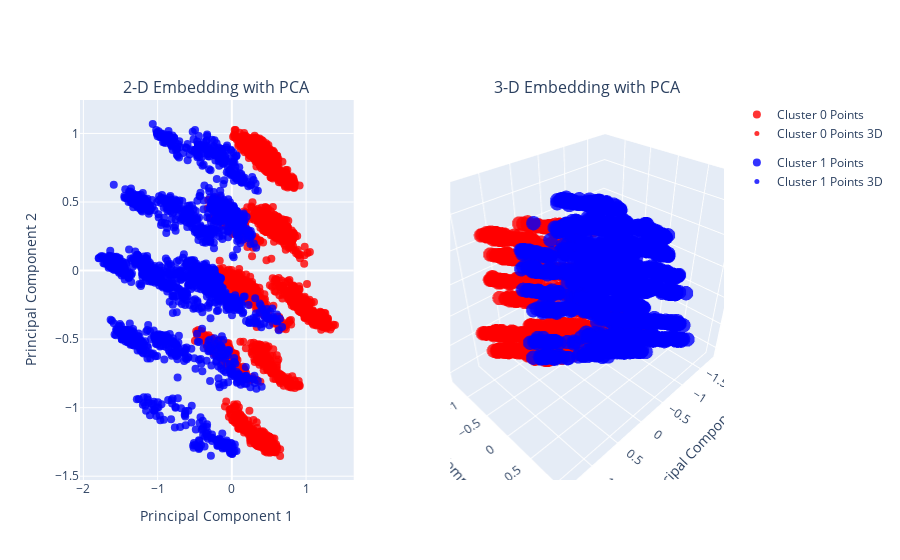
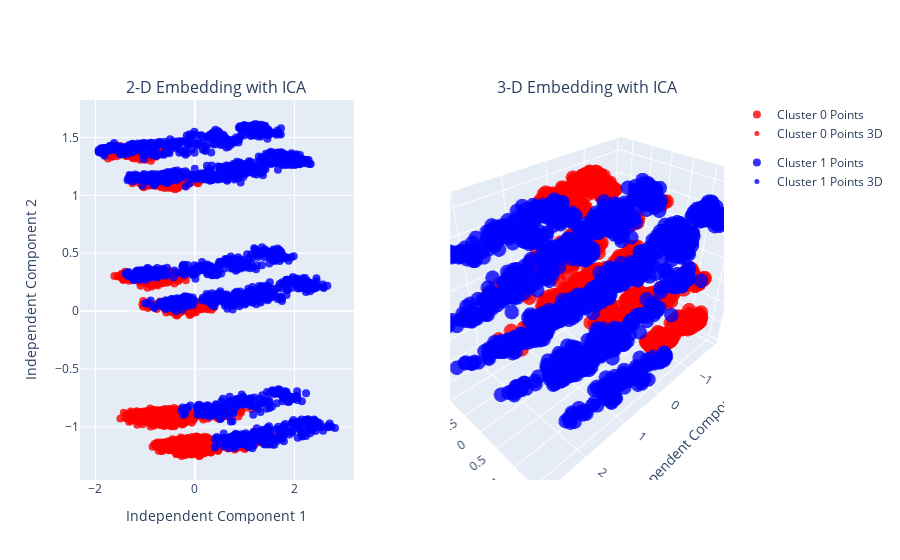

The cell these charts' notebook holds for them, in order:
### Code cell
from sklearn_extra.cluster import KMedoids

# Perform k-means clustering
kmeans = KMedoids(n_clusters=2, random_state=42)
kmeans.fit(custom_dist)
kmeans_clusters2 = kmeans.predict(custom_dist)


# Perform k-means clustering
kmeans = KMedoids(n_clusters=3, random_state=42)
kmeans.fit(custom_dist)
kmeans_clusters3 = kmeans.predict(custom_dist)

# Perform k-means clustering
kmeans = KMedoids(n_clusters=4, random_state=42)
kmeans.fit(custom_dist)
kmeans_clusters4 = kmeans.predict(custom_dist)

# Choose the optimal number of clusters
cluster_results = {}
cluster_results[2] = kmeans_clusters2
cluster_results[3] = kmeans_clusters3
cluster_results[4] = kmeans_clusters4
final_k = get_optimal_k_voting(X, cluster_results, custom_dist)

# Visualize the clustering results
visualize_cluster(X, cluster_results[final_k])

### Figure 1 — Plotly figure (JSON) as saved in the notebook; plotly's stock layout.template omitted (floating-point values rounded to 4 significant figures; data arrays with more than 128 entries replaced by an {"elided": "..."} marker saying what was removed)
{"data": [{"legendgroup": "group0", "marker": {"color": "red", "opacity": 0.8, "size": 8}, "mode": "markers", "name": "Cluster 0 Points", "showlegend": true, "type": "scatter", "x": {"elided": "2856 float values"}, "xaxis": "x", "y": {"elided": "2856 float values"}, "yaxis": "y"}, {"legendgroup": "group0", "marker": {"color": "red", "opacity": 0.8, "size": 5}, "mode": "markers", "name": "Cluster 0 Points 3D", "showlegend": true, "type": "scatter3d", "x": {"elided": "2856 float values"}, "y": {"elided": "2856 float values"}, "z": {"elided": "2856 float values"}}, {"legendgroup": "group1", "marker": {"color": "blue", "opacity": 0.8, "size": 8}, "mode": "markers", "name": "Cluster 1 Points", "showlegend": true, "type": "scatter", "x": {"elided": "2144 float values"}, "xaxis": "x", "y": {"elided": "2144 float values"}, "yaxis": "y"}, {"legendgroup": "group1", "marker": {"color": "blue", "opacity": 0.8, "size": 5}, "mode": "markers", "name": "Cluster 1 Points 3D", "showlegend": true, "type": "scatter3d", "x": {"elided": "2144 float values"}, "y": {"elided": "2144 float values"}, "z": {"elided": "2144 float values"}}], "layout": {"annotations": [{"font": {"size": 16}, "showarrow": false, "text": "2-D Embedding with PCA", "x": 0.2125, "xanchor": "center", "xref": "paper", "y": 1, "yanchor": "bottom", "yref": "paper"}, {"font": {"size": 16}, "showarrow": false, "text": "3-D Embedding with PCA", "x": 0.7875, "xanchor": "center", "xref": "paper", "y": 1, "yanchor": "bottom", "yref": "paper"}], "scene": {"domain": {"x": [0.575, 1], "y": [0, 1]}, "xaxis": {"title": {"text": "Principal Component 1"}}, "yaxis": {"title": {"text": "Principal Component 2"}}, "zaxis": {"title": {"text": "Principal Component 3"}}}, "xaxis": {"anchor": "y", "domain": [0, 0.425], "title": {"text": "Principal Component 1"}}, "yaxis": {"anchor": "x", "domain": [0, 1], "title": {"text": "Principal Component 2"}}}}

### Figure 2 — Plotly figure (JSON) as saved in the notebook; plotly's stock layout.template omitted (floating-point values rounded to 4 significant figures; data arrays with more than 128 entries replaced by an {"elided": "..."} marker saying what was removed)
{"data": [{"legendgroup": "group0", "marker": {"color": "red", "opacity": 0.8, "size": 8}, "mode": "markers", "name": "Cluster 0 Points", "showlegend": true, "type": "scatter", "x": {"elided": "2856 float values"}, "xaxis": "x", "y": {"elided": "2856 float values"}, "yaxis": "y"}, {"legendgroup": "group0", "marker": {"color": "red", "opacity": 0.8, "size": 5}, "mode": "markers", "name": "Cluster 0 Points 3D", "showlegend": true, "type": "scatter3d", "x": {"elided": "2856 float values"}, "y": {"elided": "2856 float values"}, "z": {"elided": "2856 float values"}}, {"legendgroup": "group1", "marker": {"color": "blue", "opacity": 0.8, "size": 8}, "mode": "markers", "name": "Cluster 1 Points", "showlegend": true, "type": "scatter", "x": {"elided": "2144 float values"}, "xaxis": "x", "y": {"elided": "2144 float values"}, "yaxis": "y"}, {"legendgroup": "group1", "marker": {"color": "blue", "opacity": 0.8, "size": 5}, "mode": "markers", "name": "Cluster 1 Points 3D", "showlegend": true, "type": "scatter3d", "x": {"elided": "2144 float values"}, "y": {"elided": "2144 float values"}, "z": {"elided": "2144 float values"}}], "layout": {"annotations": [{"font": {"size": 16}, "showarrow": false, "text": "2-D Embedding with ICA", "x": 0.2125, "xanchor": "center", "xref": "paper", "y": 1, "yanchor": "bottom", "yref": "paper"}, {"font": {"size": 16}, "showarrow": false, "text": "3-D Embedding with ICA", "x": 0.7875, "xanchor": "center", "xref": "paper", "y": 1, "yanchor": "bottom", "yref": "paper"}], "scene": {"domain": {"x": [0.575, 1], "y": [0, 1]}, "xaxis": {"title": {"text": "Independent Component 1"}}, "yaxis": {"title": {"text": "Independent Component 2"}}, "zaxis": {"title": {"text": "Independent Component 3"}}}, "xaxis": {"anchor": "y", "domain": [0, 0.425], "title": {"text": "Independent Component 1"}}, "yaxis": {"anchor": "x", "domain": [0, 1], "title": {"text": "Independent Component 2"}}}}
